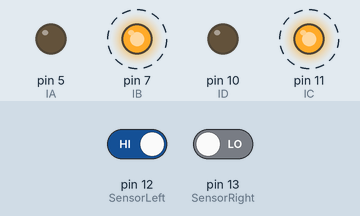
Recording of a sketch running on a simulated Arduino Uno, built with avr-gcc and run on an emulated ATmega328P. Parts: output pins drawn as LEDs (lit = HIGH). Dashed ring = blinking. Inputs (shaded band) come from the test bench; at power-on: pin 12 (SensorLeft) HIGH, pin 13 (SensorRight) LOW.

Above: at 2.2 s.
2.3 s: pin 12 (SensorLeft) driven LOW
At 3.5 s:
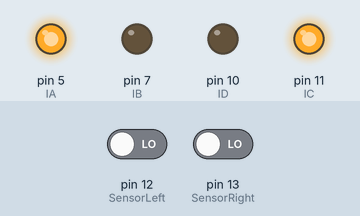
4.3 s: pin 13 (SensorRight) driven HIGH
At 5.1 s:
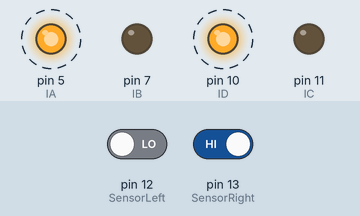
7.7 s: pin 13 (SensorRight) driven LOW
At 8.5 s:
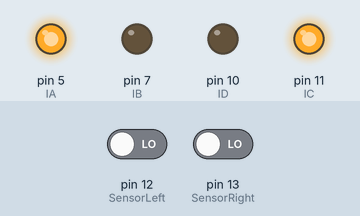
9.3 s: pin 12 (SensorLeft) driven HIGH
At 9.4 s:
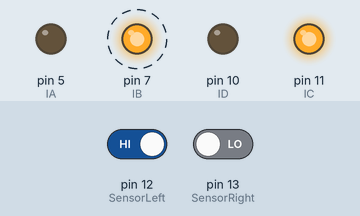
Timing chart, 0 to 13.7 s (numbered marks = the images above; inputs shaded):
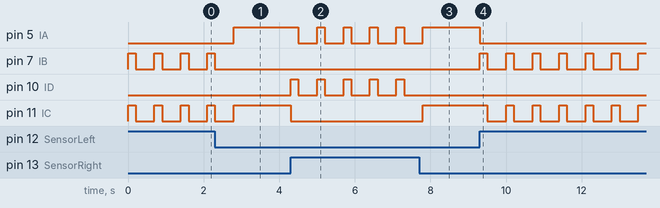

Measured:
- after the input at 2.3 s, pin 5 (IA): LOW → HIGH after 0.50 s; pin 7 (IB): goes on until 2.3 s, then stays LOW; pin 11 (IC): goes on until 2.8 s, then stays HIGH
- after the input at 4.3 s, pin 5 (IA): alternates HIGH for 0.20 s and LOW for 0.50 s, starting after 0.20 s; pin 10 (ID): alternates HIGH for 0.20 s and LOW for 0.50 s, starting at once; pin 11 (IC): HIGH → LOW at once
- after the input at 7.7 s, pin 5 (IA): goes on until 7.8 s, then stays HIGH; pin 10 (ID): stops changing and stays LOW; pin 11 (IC): LOW → HIGH after 0.10 s
- after the input at 9.3 s, pin 5 (IA): HIGH → LOW at once; pin 7 (IB): alternates HIGH for 0.20 s and LOW for 0.50 s, starting at once; pin 11 (IC): alternates HIGH for 0.20 s and LOW for 0.50 s, starting after 0.20 s
- by itself, pin 7 (IB), pin 11 (IC): alternates HIGH for 0.20 s and LOW for 0.50 s

The sketch:

sketch_dec17a.ino
```cpp
// 动手做14-2：用 Android 手机蓝牙遥控机器人
// 详细说明，请参阅第十四章，14-17页。

const byte L1 = 13;             // 电机 A 的致能接脚，控制速度
const byte IA = 5;             // 电机 A 的正反转接脚
const byte IB = 7;             // 电机 A 的正反转接脚
//const byte EB = 4;             // 电机 B 的致能接脚，控制速度
const byte IC = 11;             // 电机 B 的正反转接脚
const byte ID = 10;            // 电机 B 的正反转接脚

const int SensorLeft = 12;      //左感測器輸入腳
const int SensorRight = 13;     //右感測器輸入腳

int SL;    //左感測器狀態
int SR;    //右感測器狀態

void stop() {               // 电机停止
//  analogWrite(EA, 0);        // 电机 A 的 PWM 输出
//  analogWrite(EB, 0);        // 电机 B 的 PWM 输出
digitalWrite(IA, LOW);
digitalWrite(IB, LOW);
digitalWrite(IC, LOW);
digitalWrite(ID, LOW);
}
void forward() {             // 电机转向：前进
//  analogWrite(EA, speed);    // 电机 A 的 PWM 输出
  digitalWrite(IA, HIGH);
  digitalWrite(IB, LOW);
//  analogWrite(EB, speed);    // 电机 B 的 PWM 输出
  digitalWrite(IC, HIGH);
  digitalWrite(ID, LOW);
}
void backward() {            // 电机转向：后退
//  analogWrite(EA, speed);    // 电机 A 的 PWM 输出
  digitalWrite(IA, LOW);
  digitalWrite(IB, HIGH);
//  analogWrite(EB, speed);    // 电机 B 的 PWM 输出
  digitalWrite(IC, LOW);
  digitalWrite(ID, HIGH);
}
void turnLeft() {            // 电机转向：左转
//  analogWrite(EA, speed);    // 电机 A 的 PWM 输出
  digitalWrite(IA, LOW);     // 电机 A 反转
  digitalWrite(IB, HIGH);
//  analogWrite(EB, speed);    // 电机 B 的 PWM 输出
  digitalWrite(IC, HIGH);
  digitalWrite(ID, LOW);
  delay(200);//设定转方向的幅度--时间
  stop();
}
void turnRight() {           // 电机转向：右转
//  analogWrite(EA, speed);    // 电机 A 的 PWM 输出
  digitalWrite(IA, HIGH);
  digitalWrite(IB, LOW);
//  analogWrite(EB, speed);    // 电机 B 的 PWM 输出
  digitalWrite(IC, LOW);     // 电机 B 反转
  digitalWrite(ID, HIGH);
  delay(200);//设定转方向的幅度--时间
  stop();
}
void setup() {
  pinMode(IA, OUTPUT);       // 电机 A 的致能脚位
  pinMode(IB, OUTPUT);
  pinMode(IC, OUTPUT);
  pinMode(ID, OUTPUT);
  stop();                    // 先停止电机
}
void loop() {
 SL = digitalRead(SensorLeft);
 // SM = digitalRead(SensorMiddle);
 SR = digitalRead(SensorRight);
       if (SL == LOW&&SR==LOW)//
   {
             forward();
         }

       else //
      {
         if (SL == HIGH & SR == LOW)// 左黑右白, 快速左轉
        {
          turnLeft();
          delay(500);
          stop();
        }
         else if (SR == HIGH & SL == LOW) // 左白右黑, 快速右轉
        {
          turnRight();
          delay(500);
          stop();
        }
         else // 都是白色, 停止
        {
          stop();
        }}}
```
